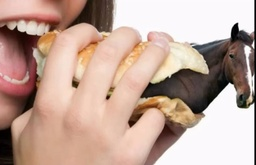
#> input picture lab1/sample_image.jpg, 256 x 165 px, shrunk from 1153 x 741 before the run, found by its file name
$ jupyter execute --allow-errors lab1.ipynb   (shell and % lines are left out)
#> lines starting #> are read from the running program, lines starting #| are printed output that depends on the picture
Костин Арсений, 8Е21, вариант 3.

Для 1 лаб работы по CV необходимо реализовать базовый минимум операций над изображениями
Входное изображение в формате (RGB, не чёрно-белое)
1. Фильтры
<br>1.1 Медианный фильтр
<br>1.2 Фильтр гаусса
2. Морфологические операции
<br>2.1 Эрозия
<br>2.2 Дилатация
3. Прочие операции
<br>3.1 пороговая бинаризация (для rgb и grayscale изображения)
<br>3.2 выравнивание гистограммы
<br>3.3 поворот изображений на угол кратный 90 градусов

Использовать методы OpenCV для реализации операций нельзя. Допустимы только методы cv2.imread() и cv2.imshow(). Все методы должны быть реализованы вручную.

[cell 1]
import numpy as np
import cv2
import matplotlib
import matplotlib.pyplot as plt
import random

[cell 2]
image1=cv2.imread('lab1/sample_image.jpg')
#> image1 is the input picture: shape (165, 256, 3); mean B, G, R 152.6, 165.1, 192
image2=cv2.imread('lab1/sample_image2.png')
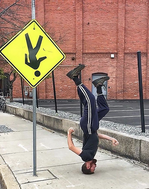
#> input picture lab1/sample_image2.png, 149 x 189 px, shrunk from 670 x 850 before the run, found by its file name
#> image2 is the input picture: shape (189, 149, 3); mean B, G, R 125.3, 141.4, 164.9
image3=cv2.imread('lab1/sample_image3.png')
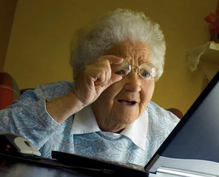
#> input picture lab1/sample_image3.png, 219 x 177 px, shrunk from 988 x 796 before the run, found by its file name
#> image3 is the input picture: shape (177, 219, 3); mean B, G, R 64.2, 87.4, 96.8

[cell 3]
plt.imshow(image1)

[cell 4]
image1_RGB = cv2.cvtColor(image1, cv2.COLOR_BGR2RGB)

[cell 5]
plt.imshow(image1_RGB)

[cell 6]
print(image1_RGB)
#> (printed output is left out)

# 1. ФИЛЬТРЫ

### 1.1 Медианный фильтр

Медианный фильтр - один из методов борьбы с "шумами". Суть заключается в том, что создается "окно" для проверки. Внутри окна элементы упорядочиваются по возрастанию/убыванию. Как медианное значение берется число в середине этого окна. Если таких чисел несколько, то берется среднее значение двух чисел посередине окна. Если рассмотреть одномерный массив как объект, к котрому будет применен фильтр:
(Используя пример из википедии: https://ru.wikipedia.org/wiki/%D0%9C%D0%B5%D0%B4%D0%B8%D0%B0%D0%BD%D0%BD%D1%8B%D0%B9_%D1%84%D0%B8%D0%BB%D1%8C%D1%82%D1%80)
<p>
Пусть есть одномерный массив x = [2 80 6 3]
Пусть окно проверки будет размером 3, обозначено круглыми скобками

1 итерация: (2 80 6)
упорядочить
(2 6 80) = медианное значение 6 = выход итерации = 6

2 итерация: (80 6 3)
упорядочить
(3 6 80) = медианное значение 6 = выход итерации 6

Алогритм выполнен, выход фильтра [6 6], потеряны 2 элемента. Тренд сохраняется и при других размерах "окна". Таким образом: (длина окна - 1)/2 = количество потерянных элементов с одного края. То есть, в нашем случае были потеряны первый и последний элементы исходного массива. Продублируем элементы. Получаем:
[2 2 80 6 3 3]
Применим к исправленному исходному массиву медианный фильтр

1 итерация: (2 2 80)
упорядочить
(2 2 80) = медианное значение 2 = выход итерации = 2

2 итерация: (2 80 6)
упорядочить
(2 6 80) = медианное значение 6 = выход итерации = 6

3 итерация: (80 6 3)
упорядочить
(3 6 80) = медианное значение 6 = выход итерации = 6

4 итерация: (6 3 3)
упорядочить
(3 3 6) = медианное значение 3 = выход итерации = 3

Выход функции [2 6 6 3]. Значения были существенно сглажены.

Стоит упомянуть, что размер окна так же может быть четным. Но даже в одномерных массивах возникают определенные трудности по его применению. Например, можно брать левое медианное значение в окне, можно брать правое, существует путь с применением среднего арифметического обоих чисел и округленное для целого числа. Для проверки алгоритмических способностей фильтра в текущей задаче это будет избыточно. </p>

[cell 7]
a = ["a","b", "c","d"]
print(a[1:3])

[cell 8]
def median_1d(arr_initial, aperture):
#> called with aperture = 3
    if aperture % 2 != 0:
        if aperture != 1:
            arr = [arr_initial[0]] + arr_initial + [arr_initial[-1]]
        else:
            arr = arr_initial
        curr_start = 0
        result = []
        for i in range(len(arr) - (aperture - 1)):
            curr_slice = arr[i : (aperture - 1 + i)+1]
            curr_slice = sorted(curr_slice)
            print(curr_slice)
            result.append(curr_slice[aperture // 2])
        return result

    else:
        print("Используйте окно нечетного размера")

print(median_1d([1,2,3,4,5], 3))

# [7 lines of commented-out code are left out]

Проверим на примере из википедии

[cell 9]
print(median_1d([2,80,6,3], 3))

Результат совпал. Проверим при окне размером 1.

[cell 10]
print(median_1d([2,80,6,3], 1))

<p>
Смысла делать с окном ноль нет, не берется медианы.
<p>
Рассмотрим двумерный массив.
<p>
По сути алгоритм тот же, но в двумерном пространстве.
<p>
Берем окно квадратного размера, по сути матрицу меньшего порядка, чем изначальную. При этом рекомендация брать нечетную размерность аргументируется схожим образом как для одномерных массивов. Проходим этим окном по изображению. На каждой итерации разворачиваем текущий минор в ряд и применяем медианный фильтр. После этого заменяем центральный элемент минора на медианное значение от всех элеемнтов внутри этого минора - то есть, стоящее по середине отсортированного ряда.
<p>
Зададим матрицу:

[cell 11]
sample_matrix = []
for i in range(100):
    temp_row = []
    for j in range(100):
        temp_row.append(random.randint(1,100))
    sample_matrix.append(temp_row)
for i in sample_matrix:
    print(i)

Первый минор, размер 3:

[cell 12]
sample_matrix = np.array(sample_matrix)
minor_size = 3
sample_matrix_minor = sample_matrix[0:minor_size, 0:minor_size]
for i in sample_matrix_minor:
    print(i)

Развернем и возьмем медианное значение

[cell 13]
unfolded_minor = np.reshape(sample_matrix_minor, (1,minor_size**2))
print(unfolded_minor)
print("Сортируем")
print(np.sort(unfolded_minor))
median_value = int(np.median(unfolded_minor))
print("Медианное значение =", median_value)

Присвоим центральному элементу минора его же медианное значение

[cell 14]
sample_matrix_minor[(minor_size//2)][(minor_size//2)] = median_value
print(minor_size//2)
for i in sample_matrix_minor:
    print(i)

Отлично, все работает. Теперь попробуем применить фильтр ко всей этой матрице:

[cell 15]
sample_matrix_median = sample_matrix.copy()
for rows in range (sample_matrix.shape[1] - minor_size + 1):
    for columns in range(sample_matrix.shape[0] - minor_size + 1):

        current_minor = sample_matrix[rows:rows+minor_size, columns:columns+minor_size]
        print(current_minor)

        current_minor = np.reshape(current_minor, (1,current_minor.shape[0]**2))
        current_minor = np.sort(current_minor)
        print(current_minor)

        median_value = int(np.median(current_minor))
        print(median_value)

        sample_matrix_median[rows + minor_size//2][columns + minor_size//2] = median_value
for i in sample_matrix_median:
    print(i)

[cell 16]
f, axarr = plt.subplots(1,2)
axarr[0].imshow(sample_matrix, cmap='gray')
axarr[0].set_title('Исходная матрица')

axarr[1].imshow(sample_matrix_median, cmap='gray')
axarr[1].set_title('После медианного фильтра')
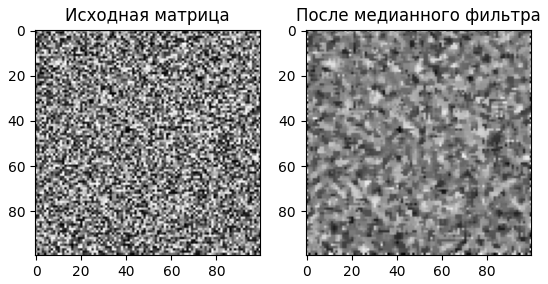
#> figure drawn by matplotlib, 2 panels

Медианный фильтр применен. Попробуем на изображении. Поскольку входное изображение имеет цвета, его можно представить как матрицу, где кол-во строк = высота изображения, кол-во столбцов = ширина, и каждый пиксель является одномерным массивом из трех элементов = интенсивность red, green, blue соотвественно. Получается 3-х ранговый тензор. Поскольку мы применяем фильтр сейчас к двумерному массиву, нам нужно преобразовать изображение в карту интенсивностей. То есть, мы потеряем цвет, но получим карту интенсивностей изображения в градациях серого. Самый простой способ - взять сумму всех интенсивностей по каналам и разделить на количество каналов.
<p>
Попробуем:

Изначальное изображение

[cell 17]
plt.imshow(image1_RGB)

[cell 18]
height, width, _ = image1_RGB.shape
#> height = 165; width = 256
image1_RGB_intensity = np.zeros((height, width), dtype='uint8')
print(image1_RGB.shape)
for rows in range(image1_RGB.shape[0]):
    for columns in range(image1_RGB.shape[1]):
        image1_RGB_intensity[rows][columns] = sum(image1_RGB[rows][columns]) // 3
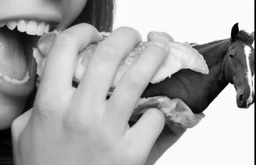
#> image1_RGB_intensity: shape (165, 256); min 0, max 255, mean 169.5
plt.imshow(image1_RGB_intensity, cmap='gray')
print(image1_RGB_intensity)

Теперь соберем это все в медианный фильтр для двумерного массива:

[cell 19]
def median_2d(image, minor_size = 3):
#> called with minor_size = 13
    if minor_size % 2 == 0:
        print("Выбрана четная размерность апертуры")
        return image
    else:
        image_median = image.copy()
        for rows in range (image.shape[0] - minor_size + 1):
            for columns in range(image.shape[1] - minor_size + 1):
                current_minor = image[rows:rows+minor_size, columns:columns+minor_size]
                #print(current_minor)

                current_minor = np.reshape(current_minor, (1,current_minor.shape[0]**2))
                current_minor = np.sort(current_minor)
                #print(current_minor)

                median_value = int(np.median(current_minor))
                #print(median_value)

                image_median[rows + minor_size//2][columns + minor_size//2] = median_value
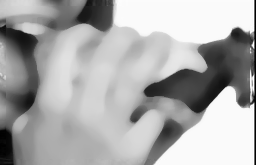
#> image_median: shape (165, 256); min 0, max 255, mean 171

        return image_median

#print(image1_RGB_intensity)
image = image1_RGB_intensity

# [7 lines of commented-out code are left out]
f, axarr = plt.subplots(1,2, figsize = (12,6))
axarr[0].imshow(image)
axarr[0].set_title('Исходная матрица')

axarr[1].imshow(median_2d(image, 13))
axarr[1].set_title('После медианного фильтра')

Последнее - завернем перевод в карту интенсивностей в функцию

#> (a cell that did not finish here is left out)

Посмотрим на результаты применения медианного фильтра к изображению 2

#> (a cell that did not finish here is left out)

[cell 22]
f, axarr = plt.subplots(1,2, figsize = (12,6))
axarr[0].imshow(image)
axarr[0].set_title('Исходная матрица')

axarr[1].imshow(median_2d(image, 13))
